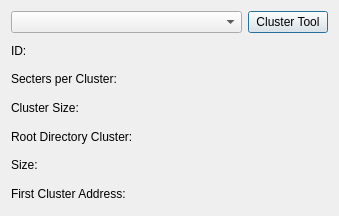
<?xml version="1.0" encoding="UTF-8"?>
<ui version="4.0">
 <class>PartitionDialog</class>
 <widget class="QDialog" name="PartitionDialog">
  <property name="geometry">
   <rect>
    <x>0</x>
    <y>0</y>
    <width>339</width>
    <height>216</height>
   </rect>
  </property>
  <property name="windowTitle">
   <string>Partitions Dialog</string>
  </property>
  <property name="windowIcon">
   <iconset resource="Resources.qrc">
    <normaloff>:/Images/Leaner24.png</normaloff>:/Images/Leaner24.png</iconset>
  </property>
  <layout class="QVBoxLayout" name="verticalLayout_3">
   <item>
    <layout class="QVBoxLayout" name="verticalLayout" stretch="0,9">
     <item>
      <layout class="QHBoxLayout" name="horizontalLayout_5" stretch="3,1">
       <item>
        <widget class="QComboBox" name="comboBox">
         <property name="enabled">
          <bool>true</bool>
         </property>
        </widget>
       </item>
       <item>
        <widget class="QPushButton" name="btnClusterTool">
         <property name="enabled">
          <bool>true</bool>
         </property>
         <property name="text">
          <string>Cluster Tool</string>
         </property>
         <property name="icon">
          <iconset resource="Resources.qrc">
           <normaloff>:/Images/gear.png</normaloff>:/Images/gear.png</iconset>
         </property>
        </widget>
       </item>
      </layout>
     </item>
     <item>
      <layout class="QHBoxLayout" name="horizontalLayout_4">
       <item>
        <layout class="QVBoxLayout" name="verticalLayout_2">
         <item>
          <widget class="QLabel" name="label_7">
           <property name="text">
            <string>ID:</string>
           </property>
          </widget>
         </item>
         <item>
          <widget class="QLabel" name="label_6">
           <property name="text">
            <string>Secters per Cluster:</string>
           </property>
          </widget>
         </item>
         <item>
          <widget class="QLabel" name="label_9">
           <property name="text">
            <string>Cluster Size:</string>
           </property>
          </widget>
         </item>
         <item>
          <widget class="QLabel" name="label_11">
           <property name="text">
            <string>Root Directory Cluster:</string>
           </property>
          </widget>
         </item>
         <item>
          <widget class="QLabel" name="label_8">
           <property name="text">
            <string>Size:</string>
           </property>
          </widget>
         </item>
         <item>
          <widget class="QLabel" name="label_10">
           <property name="text">
            <string>First Cluster Address:</string>
           </property>
          </widget>
         </item>
        </layout>
       </item>
       <item>
        <layout class="QVBoxLayout" name="verticalLayout_6">
         <item>
          <widget class="QLabel" name="lblPartID">
           <property name="text">
            <string/>
           </property>
           <property name="alignment">
            <set>Qt::AlignRight|Qt::AlignTrailing|Qt::AlignVCenter</set>
           </property>
          </widget>
         </item>
         <item>
          <widget class="QLabel" name="lblPartSectorsPerCluster">
           <property name="text">
            <string/>
           </property>
           <property name="alignment">
            <set>Qt::AlignRight|Qt::AlignTrailing|Qt::AlignVCenter</set>
           </property>
          </widget>
         </item>
         <item>
          <widget class="QLabel" name="lblPartClusterSize">
           <property name="text">
            <string/>
           </property>
           <property name="alignment">
            <set>Qt::AlignRight|Qt::AlignTrailing|Qt::AlignVCenter</set>
           </property>
          </widget>
         </item>
         <item>
          <widget class="QLabel" name="lblPartRootDirCluster">
           <property name="text">
            <string/>
           </property>
           <property name="alignment">
            <set>Qt::AlignRight|Qt::AlignTrailing|Qt::AlignVCenter</set>
           </property>
          </widget>
         </item>
         <item>
          <widget class="QLabel" name="lblPartSize">
           <property name="text">
            <string/>
           </property>
           <property name="alignment">
            <set>Qt::AlignRight|Qt::AlignTrailing|Qt::AlignVCenter</set>
           </property>
          </widget>
         </item>
         <item>
          <widget class="QLabel" name="lblPartFirstClusterAddr">
           <property name="text">
            <string/>
           </property>
           <property name="alignment">
            <set>Qt::AlignRight|Qt::AlignTrailing|Qt::AlignVCenter</set>
           </property>
          </widget>
         </item>
        </layout>
       </item>
      </layout>
     </item>
    </layout>
   </item>
  </layout>
 </widget>
 <resources>
  <include location="Resources.qrc"/>
 </resources>
 <connections/>
</ui>
